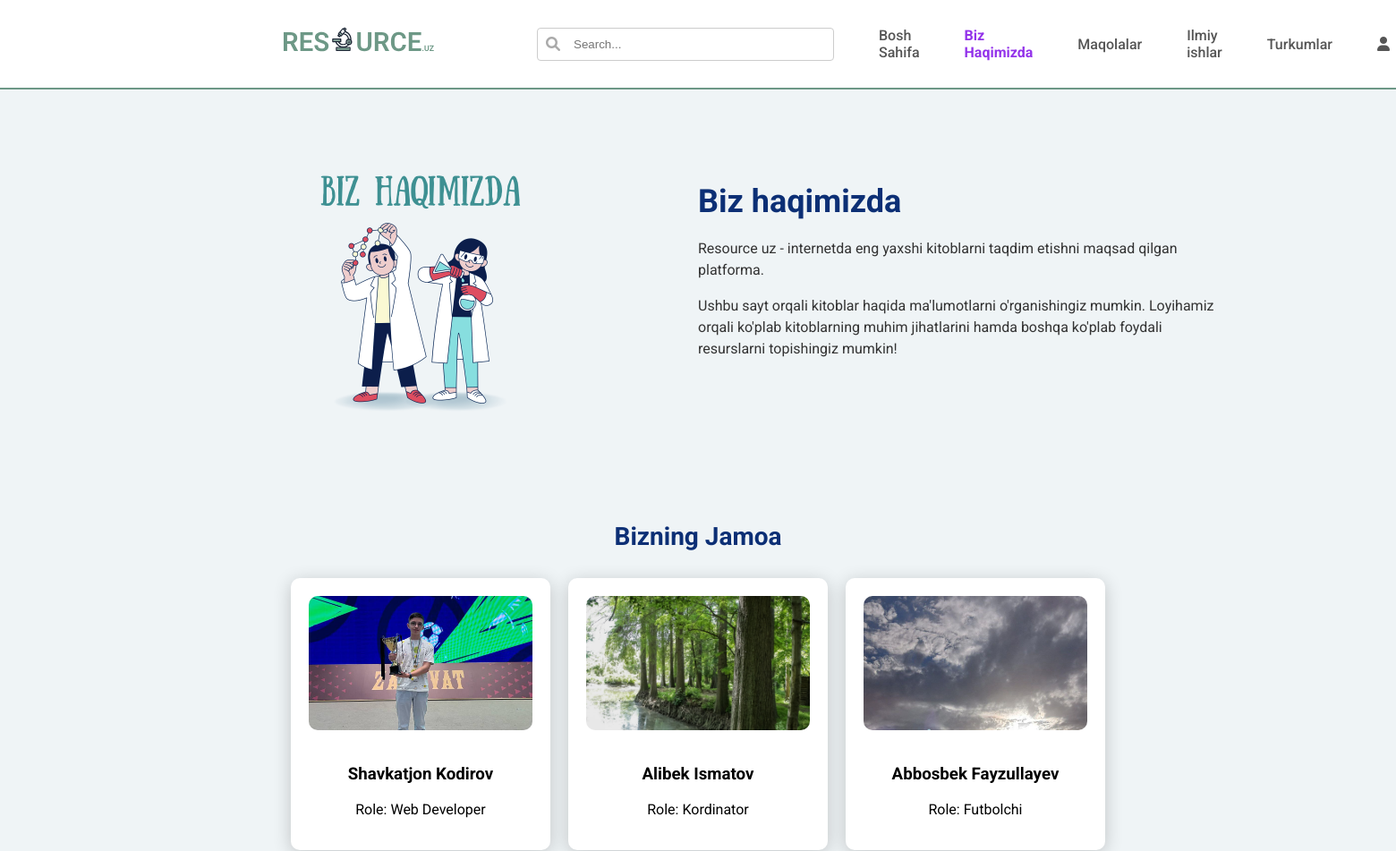
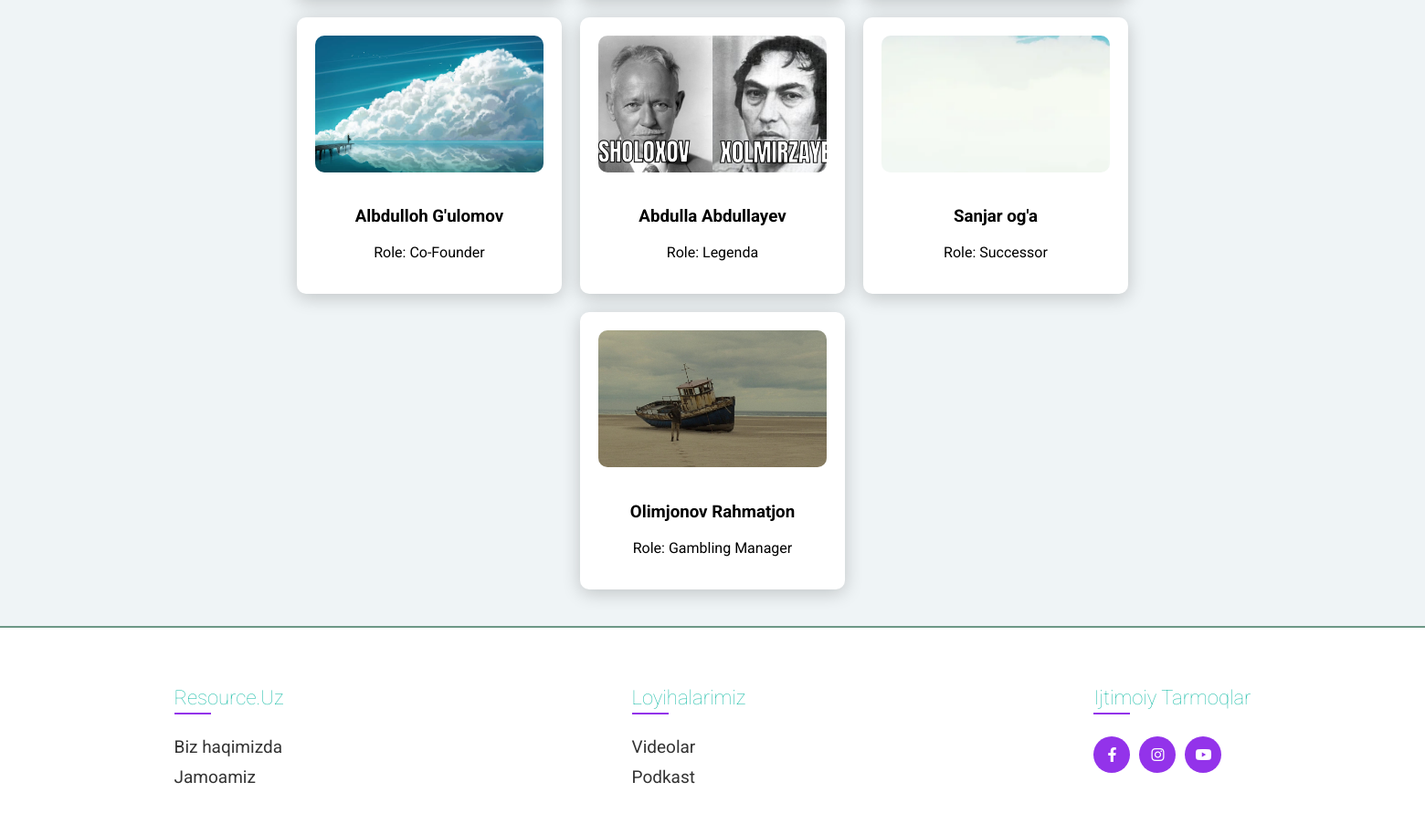
The page /about/ on the database its author committed (2 pictures, top to bottom).
### articles/models.py (models this page shows)
class Member(models.Model):
    name = models.CharField(max_length=100)
    role = models.CharField(max_length=100)
    image = models.ImageField(upload_to='members/')  # Ensure you have Pillow installed
    description = models.CharField(blank=True, null=True, max_length=100)
    def __str__(self):
        return self.name

### articles/views.py (the view)
# urls.py: path('about/', about, name='about'),
def about(request):
    members = Member.objects.all()
    print(members)  # Debugging line
    return render(request, 'about.html', {'members': members})

### articles/templates/about.html (shortened to what this page needs)
{% load static %}
<!DOCTYPE html>
<html lang="uz">
<head>
    <link rel="stylesheet" href="{% static 'articles/css/styles.css' %}" />
    <link rel="stylesheet" href="{% static 'articles/css/about.css' %}" />
    <link rel="stylesheet" href="{% static 'articles/css/cards.css' %}" />
</head>
<body>
    {% include 'includes/navbar.html' %}
    <div class="about-container">
        <div class="about-image">
            <img src="{% static 'articles/images/biz_haqimizda.png' %}" alt="About Illustration" />
        </div>
        <div class="about-content">
            <h1>Biz haqimizda</h1>
            <p>Resource uz - internetda eng yaxshi kitoblarni taqdim etishni maqsad qilgan platforma.</p>
            <p>Ushbu sayt orqali kitoblar haqida ma'lumotlarni o'rganishingiz mumkin. Loyihamiz orqali ko'plab kitoblarning muhim jihatlarini hamda boshqa ko'plab foydali resurslarni topishingiz mumkin!</p>
        </div>
    </div>
    <div class="card-gallery">
        <h2>Bizning Jamoa</h2>
        <div class="card-container">
            {% for member in members %}
            <div class="card">
                <img src="{{ member.image.url }}" alt="{{ member.name }}" class="member-image">
                <h3>{{ member.name }}</h3>
                <p>Role: {{ member.role }}</p>
            </div>
            {% empty %}
            <p>No team members found.</p>
            {% endfor %}
        </div>
    </div>
    {% include 'includes/footer.html' %}
</body>
</html>

### static/articles/css/styles.css (style rules this page uses)
body { margin: 0; background-color: #eff4f6; font-family: "Roboto", sans-serif; }

### static/articles/css/about.css (style rules this page uses)
.about-container { display: flex; max-width: 1200px; margin: 40px auto; padding: 20px; }
.about-image { flex: 1; display: flex; justify-content: center; align-items: center; }
.about-image img { max-width: 100%; height: auto; }
.about-content { flex: 1; padding: 20px; }
.about-content h1 { font-size: 36px; color: #0c2f75; margin-bottom: 20px; }
.about-content p { font-size: 16px; color: #333; line-height: 1.5; margin-bottom: 15px; }

### static/articles/css/cards.css (style rules this page uses)
.card-gallery { max-width: 73%; margin: 0 auto; padding: 40px 20px; text-align: center; }
.card-gallery h2 { font-size: 28px; color: #0c2f75; margin-bottom: 30px; }
.card-container { display: flex; flex-wrap: wrap; gap: 20px; justify-content: center; }
.card { background-color: #fff; border-radius: 10px; padding: 20px; width: 250px; box-shadow: 0 4px 20px rgba(0, 0, 0, 0.2); transition: transform 0.3s, box-shadow 0.3s; text-align: center; overflow: hidden; }
.member-image { width: 100%; height: 150px; object-fit: cover; border-radius: 10px; margin-bottom: 15px; }

### rows shown on the page
Member: image (picture), name "Shavkatjon Kodirov", role "Web Developer"
Member: image (picture), name "Alibek Ismatov", role "Kordinator"
Member: image (picture), name "Abbosbek Fayzullayev", role "Futbolchi"
Member: image (picture), name "Albdulloh G'ulomov", role "Co-Founder"
Member: image (picture), name "Abdulla Abdullayev", role "Legenda"
Member: image (picture), name "Sanjar og'a", role "Successor"
Member: image (picture), name "Olimjonov Rahmatjon", role "Gambling Manager"
